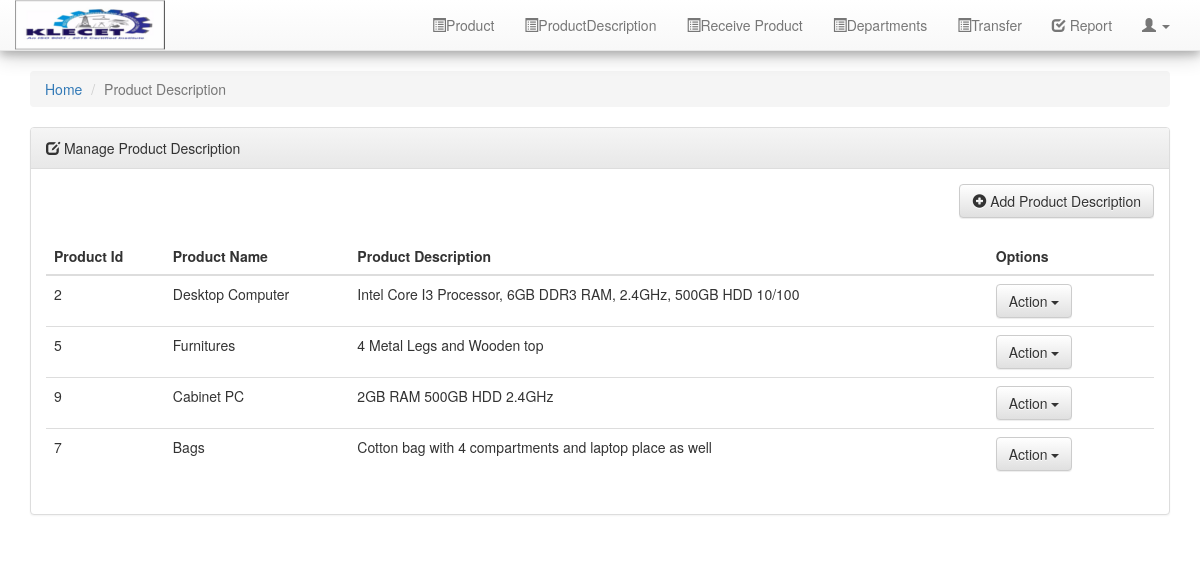
The page /productDesciption.php (signed in) on the database its author committed.
### tables this page shows
CREATE TABLE `productDescription` (
  `descriptionid` int(11) NOT NULL,
  `productid` int(11) NOT NULL,
  `productDescription` varchar(350) NOT NULL
);

CREATE TABLE `product` (
  `productid` int(11) NOT NULL,
  `productName` varchar(200) NOT NULL
);

### productDesciption.php (the view, shortened to what this page needs)
<?php require_once 'includes/header.php'; ?>
<div class="row">
	<div class="col-md-12">
		<ol class="breadcrumb">
		  <li><a href="dashboard.php">Home</a></li>
		  <li class="active">Product Description</li>
		</ol>
		<div class="panel panel-default">
			<div class="panel-heading">
				<div class="page-heading"> <i class="glyphicon glyphicon-edit"></i> Manage Product Description</div>
			</div>
			<div class="panel-body">
				<div class="div-action pull pull-right" style="padding-bottom:20px;">
					<button class="btn btn-default button1" data-toggle="modal" id="addProductModalBtn" data-target="#addProductModal"> <i class="glyphicon glyphicon-plus-sign"></i> Add Product Description </button>
				</div>
				<table class="table" id="manageProductTable">
				<thead>
						<tr>
							<th>Product Id</th>
							<th>Product Name</th>
							<th>Product Description</th>
							<th style="width:15%;">Options</th>
						</tr>
				</thead>
				<?php
				$sql = "SELECT product.productid, product.productName, productDescription.productDescription
						FROM product INNER JOIN productDescription ON product.productid = productDescription.productid";
				$result = $connect->query($sql);
				if($result->num_rows > 0) {
				 while($row = $result->fetch_array()) {
					 ?>
					 <tr>
					 <td id="<?php echo $row['productid']?>"><?php echo $row['productid']?></td>
					 <td><?php echo $row['productName']?></td>
					 <td><?php echo $row['productDescription']?></td>
					 <td>
					 <div class="btn-group">
					 <button type="button" class="btn btn-default dropdown-toggle" data-toggle="dropdown" aria-haspopup="true" aria-expanded="false">
						Action <span class="caret"></span>
					  </button>
					</div></td>
					 </tr>
				<?php }
				}
				?>
				</table>
			</div>
		</div>
	</div>
</div>
<?php require_once 'includes/footer.php'; ?>

### rows shown on the page
productdescription: productid.productid "2", productid.productName "Desktop Computer", productDescription "Intel Core I3 Processor, 6GB DDR3 RAM, 2.4GHz, 500GB HDD 10/100"
productdescription: productid.productid "5", productid.productName "Furnitures", productDescription "4 Metal Legs and Wooden top"
productdescription: productid.productid "9", productid.productName "Cabinet PC", productDescription "2GB RAM 500GB HDD 2.4GHz"
productdescription: productid.productid "7", productid.productName "Bags", productDescription "Cotton bag with 4 compartments and laptop place as well"
